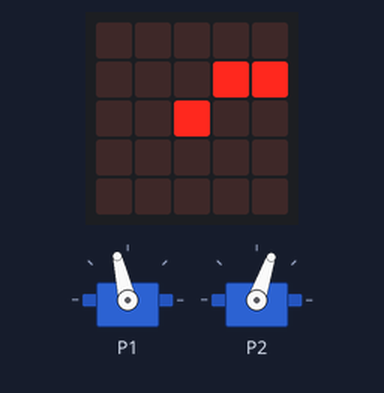
Recording of a program running on a simulated BBC micro:bit running MicroPython. Parts: 2 × servo, the board's 5×5 LED display. Servo angles are drawn from the pulse width (0.5 ms = 0°, 2.5 ms = 180°).

Above: at 0.1 s.
At 1.1 s:
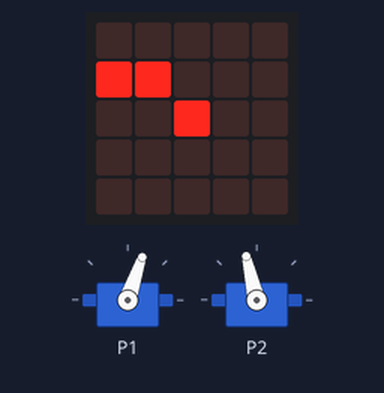
At 1.6 s:
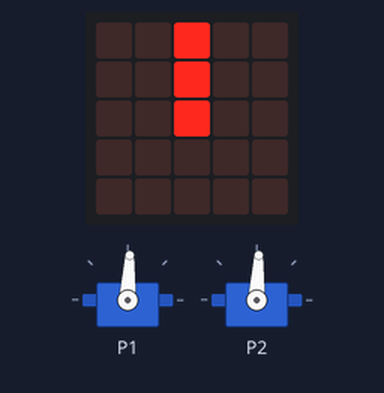
Timing chart, 0 to 130.0 s (numbered marks = the images above):
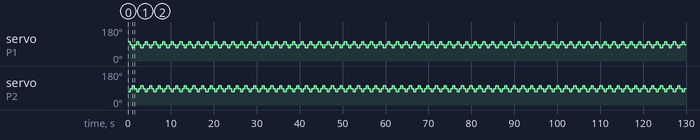

Measured:
- by itself, servo on P1: repeats every 2.0 s: 71° 0.50 s, 87° 0.51 s, 103° 0.50 s, 87° 0.50 s
- by itself, servo on P2: repeats every 2.0 s: 103° 0.50 s, 87° 0.51 s, 71° 0.50 s, 87° 0.50 s
- what the display in image 1 shows lasts 0.5 s, from 1.0 s to 1.5 s

The program:

microbit.py
```python
# Add your Python code here. E.g.
from microbit import *

t0 = running_time()
state = 0
servoPowerState = {
    'right': 75,
    'left': 75
}

def getTime():
    return running_time() - t0

def resetTime():
    global t0
    t0 = running_time()

def powerToAnalog(power):
    if(power <= -100):
        return 45
    elif(power >= 100):
        return 105
    else:
        return power*0.3 + 75

def forward(power):
    pin1.write_analog(powerToAnalog(power))
    pin2.write_analog(powerToAnalog(-power))
    # servoPowerState['right'] = power
    # servoPowerState['left'] = -power

def forward30():
    global state
    forward(30)
    display.show(Image.CLOCK2)
    if(getTime() > 500):
        resetTime()
        state += 1

def stop():
    global state
    forward(0)
    display.show(Image.CLOCK12)
    if(getTime() > 500):
        resetTime()
        state += 1

def back30():
    global state
    forward(-30)
    display.show(Image.CLOCK10)
    if(getTime() > 500):
        resetTime()
        state += 1

def init():
    global state
    resetTime()
    state += 1

def teardown():
    global state
    resetTime()
    state = 1

states = {
    0: init,
    1: forward30,
    2: stop,
    3: back30,
    4: stop,
    5: teardown
}

def stateMachine(state):
    func = states.get(state)
    func()

# def commitServoPowers():
#     pin1.write_analog(powerToAnalog(servoPowerState.get('right')))
#     pin2.write_analog(powerToAnalog(servoPowerState.get('left')))

while True:
    stateMachine(state)
```
